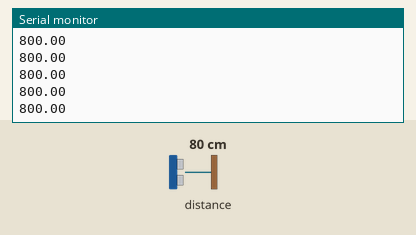
Simulated run of this sketch. Board: Arduino Uno, built with avr-gcc and run on an emulated ATmega328P. Shown: the last lines printed to the serial monitor. Inputs (shaded band) come from the test bench; at power-on: distance to the obstacle 80 cm.

Above: at 1.2 s.
1.3 s: distance to the obstacle set to 2 cm
At 2.4 s:
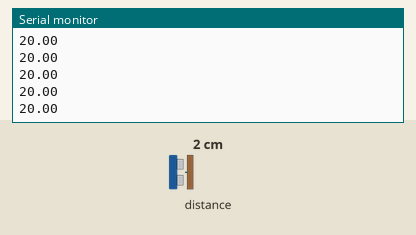
2.8 s: distance to the obstacle set to 4 cm
At 3.5 s:
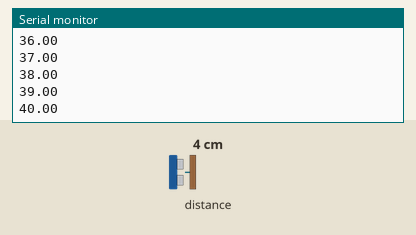
Timing chart, 0 to 5.8 s (numbered marks = the images above; inputs shaded):
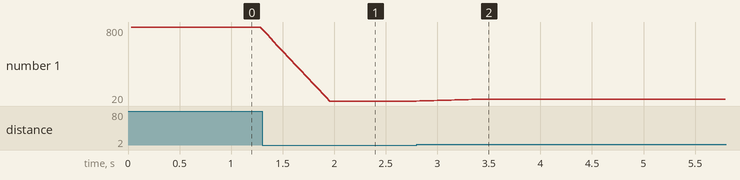

The sketch:

TOFslosh.ino
```cpp
/* This example shows how to use continuous mode to take
range measurements with the VL53L0X. It is based on
vl53l0x_ContinuousRanging_Example.c from the VL53L0X API.

The range readings are in units of mm. */

#include <Wire.h>
#include <VL53L0X.h>
#include <RunningMedian.h>

VL53L0X sensor;
RunningMedian filterVel = RunningMedian(12);

void setup()
{
  Serial.begin(115200);
  Wire.begin();

  sensor.setTimeout(500);
  if (!sensor.init())
  {
    Serial.println("Failed to detect and initialize sensor!");
    while (1) {}
  }

  // Start continuous back-to-back mode (take readings as
  // fast as possible).  To use continuous timed mode
  // instead, provide a desired inter-measurement period in
  // ms (e.g. sensor.startContinuous(100)).
  sensor.startContinuous();
//  for(int i = 0;i<12;i++) moving_average(sensor.readRangeContinuousMillimeters());
}

void loop()
{
//  moving_average(sensor.readRangeContinuousMillimeters());
  Serial.print(moving_average(sensor.readRangeContinuousMillimeters()));
  if (sensor.timeoutOccurred()) { Serial.print(" TIMEOUT"); }

  Serial.println();
}

float moving_average(float data){
  const int arr_size = 20;
  static float arr[arr_size],sum =0;
  static int index =0,n=0;
  index = index%arr_size;
  sum -= arr[index];
  arr[index] = data;
  sum += arr[index];
  index++;
  if(n<arr_size) n++;
  return sum/n;
}
```

Measured:
- after the input at 1.3 s, the serial monitor: prints a new line at once (image 1)
- after the input at 2.8 s, the serial monitor: prints a new line at once (image 2)
- plotted number 1: 800 → 20 after the input at 1.3 s, 20 → 40 after the input at 2.8 s
